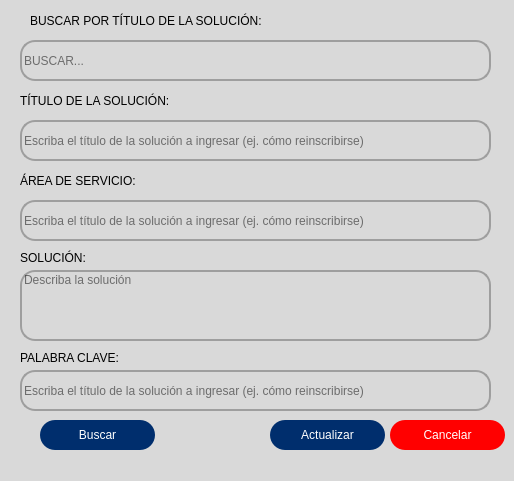
<?xml version="1.0" encoding="UTF-8"?>
<ui version="4.0">
 <class>WindowEditarContenido</class>
 <widget class="QDialog" name="WindowEditarContenido">
  <property name="geometry">
   <rect>
    <x>0</x>
    <y>0</y>
    <width>514</width>
    <height>481</height>
   </rect>
  </property>
  <property name="minimumSize">
   <size>
    <width>514</width>
    <height>481</height>
   </size>
  </property>
  <property name="maximumSize">
   <size>
    <width>514</width>
    <height>481</height>
   </size>
  </property>
  <property name="windowTitle">
   <string>Editar Contenido</string>
  </property>
  <property name="windowIcon">
   <iconset>
    <normaloff>../img/298809902_539628011298194_5839572564237821349_n.png</normaloff>../img/298809902_539628011298194_5839572564237821349_n.png</iconset>
  </property>
  <property name="styleSheet">
   <string notr="true">background-color: rgb(217, 217, 217);</string>
  </property>
  <widget class="QLabel" name="label">
   <property name="geometry">
    <rect>
     <x>20</x>
     <y>90</y>
     <width>201</width>
     <height>21</height>
    </rect>
   </property>
   <property name="styleSheet">
    <string notr="true">font: 75 11.5pt &quot;SansSerif&quot;;</string>
   </property>
   <property name="text">
    <string>TÍTULO DE LA SOLUCIÓN:</string>
   </property>
  </widget>
  <widget class="QLineEdit" name="lineEdit">
   <property name="enabled">
    <bool>true</bool>
   </property>
   <property name="geometry">
    <rect>
     <x>20</x>
     <y>120</y>
     <width>471</width>
     <height>41</height>
    </rect>
   </property>
   <property name="styleSheet">
    <string notr="true">QLineEdit{
	background-color: rgb(217, 217, 217);
	font: 9pt &quot;MS Sans Serif&quot;;
	border: 2px solid rgb(158, 158, 158);
	border-radius: 15px;
	
}</string>
   </property>
   <property name="placeholderText">
    <string>Escriba el título de la solución a ingresar (ej. cómo reinscribirse)</string>
   </property>
  </widget>
  <widget class="QLineEdit" name="lineEdit_3">
   <property name="enabled">
    <bool>true</bool>
   </property>
   <property name="geometry">
    <rect>
     <x>20</x>
     <y>270</y>
     <width>471</width>
     <height>71</height>
    </rect>
   </property>
   <property name="styleSheet">
    <string notr="true">QLineEdit{
	background-color: rgb(217, 217, 217);
	font: 9pt &quot;MS Sans Serif&quot;;
	border: 2px solid rgb(158, 158, 158);
	border-radius: 15px;
	
}</string>
   </property>
   <property name="text">
    <string/>
   </property>
   <property name="alignment">
    <set>Qt::AlignLeading|Qt::AlignLeft|Qt::AlignTop</set>
   </property>
   <property name="placeholderText">
    <string>Describa la solución</string>
   </property>
  </widget>
  <widget class="QLabel" name="label_2">
   <property name="geometry">
    <rect>
     <x>20</x>
     <y>170</y>
     <width>211</width>
     <height>21</height>
    </rect>
   </property>
   <property name="styleSheet">
    <string notr="true">font: 75 11.5pt &quot;SansSerif&quot;;</string>
   </property>
   <property name="text">
    <string>ÁREA DE SERVICIO:</string>
   </property>
  </widget>
  <widget class="QLabel" name="label_3">
   <property name="geometry">
    <rect>
     <x>20</x>
     <y>250</y>
     <width>141</width>
     <height>16</height>
    </rect>
   </property>
   <property name="styleSheet">
    <string notr="true">font: 75 11.5pt &quot;SansSerif&quot;;</string>
   </property>
   <property name="text">
    <string>SOLUCIÓN:</string>
   </property>
  </widget>
  <widget class="QPushButton" name="btn_Nuevo">
   <property name="geometry">
    <rect>
     <x>270</x>
     <y>420</y>
     <width>115</width>
     <height>30</height>
    </rect>
   </property>
   <property name="minimumSize">
    <size>
     <width>0</width>
     <height>30</height>
    </size>
   </property>
   <property name="cursor">
    <cursorShape>PointingHandCursor</cursorShape>
   </property>
   <property name="styleSheet">
    <string notr="true">QPushButton {
	
	font: 14pt &quot;Calibri&quot;;
	color: rgb(255, 255, 255);
	background-color: rgb(0, 46, 109);
	border: 0px solid;
	border-radius:15px;
}
QPushButton:hover {
	background-color: rgb(93, 129, 163);
}


	
	
	
	
</string>
   </property>
   <property name="text">
    <string>Actualizar</string>
   </property>
   <property name="flat">
    <bool>false</bool>
   </property>
  </widget>
  <widget class="QPushButton" name="btn_Eliminar">
   <property name="geometry">
    <rect>
     <x>390</x>
     <y>420</y>
     <width>115</width>
     <height>30</height>
    </rect>
   </property>
   <property name="minimumSize">
    <size>
     <width>0</width>
     <height>30</height>
    </size>
   </property>
   <property name="cursor">
    <cursorShape>PointingHandCursor</cursorShape>
   </property>
   <property name="styleSheet">
    <string notr="true">QPushButton {
	
	font: 14pt &quot;Calibri&quot;;
	
	color: rgb(255, 255, 255);
	
	background-color: rgb(255, 0, 0);
	border: 0px solid;
	border-radius:15px;
}
QPushButton:hover {
	
	background-color: rgb(170, 0, 0);
}


	
	
	
	
</string>
   </property>
   <property name="text">
    <string>Cancelar</string>
   </property>
   <property name="flat">
    <bool>false</bool>
   </property>
  </widget>
  <widget class="QLineEdit" name="lineEdit_2">
   <property name="enabled">
    <bool>true</bool>
   </property>
   <property name="geometry">
    <rect>
     <x>20</x>
     <y>200</y>
     <width>471</width>
     <height>41</height>
    </rect>
   </property>
   <property name="styleSheet">
    <string notr="true">QLineEdit{
	background-color: rgb(217, 217, 217);
	font: 9pt &quot;MS Sans Serif&quot;;
	border: 2px solid rgb(158, 158, 158);
	border-radius: 15px;
	
}</string>
   </property>
   <property name="placeholderText">
    <string>Escriba el título de la solución a ingresar (ej. cómo reinscribirse)</string>
   </property>
  </widget>
  <widget class="QLabel" name="label_4">
   <property name="geometry">
    <rect>
     <x>20</x>
     <y>350</y>
     <width>141</width>
     <height>16</height>
    </rect>
   </property>
   <property name="styleSheet">
    <string notr="true">font: 75 11.5pt &quot;SansSerif&quot;;</string>
   </property>
   <property name="text">
    <string>PALABRA CLAVE:</string>
   </property>
  </widget>
  <widget class="QLineEdit" name="lineEdit_4">
   <property name="enabled">
    <bool>true</bool>
   </property>
   <property name="geometry">
    <rect>
     <x>20</x>
     <y>370</y>
     <width>471</width>
     <height>41</height>
    </rect>
   </property>
   <property name="styleSheet">
    <string notr="true">QLineEdit{
	background-color: rgb(217, 217, 217);
	font: 9pt &quot;MS Sans Serif&quot;;
	border: 2px solid rgb(158, 158, 158);
	border-radius: 15px;
	
}</string>
   </property>
   <property name="placeholderText">
    <string>Escriba el título de la solución a ingresar (ej. cómo reinscribirse)</string>
   </property>
  </widget>
  <widget class="QLabel" name="label_5">
   <property name="geometry">
    <rect>
     <x>30</x>
     <y>10</y>
     <width>291</width>
     <height>21</height>
    </rect>
   </property>
   <property name="styleSheet">
    <string notr="true">font: 75 11.5pt &quot;SansSerif&quot;;</string>
   </property>
   <property name="text">
    <string>BUSCAR POR TÍTULO DE LA SOLUCIÓN:</string>
   </property>
  </widget>
  <widget class="QLineEdit" name="lineEdit_5">
   <property name="enabled">
    <bool>true</bool>
   </property>
   <property name="geometry">
    <rect>
     <x>20</x>
     <y>40</y>
     <width>471</width>
     <height>41</height>
    </rect>
   </property>
   <property name="styleSheet">
    <string notr="true">QLineEdit{
	background-color: rgb(217, 217, 217);
	font: 9pt &quot;MS Sans Serif&quot;;
	border: 2px solid rgb(158, 158, 158);
	border-radius: 15px;
	
}</string>
   </property>
   <property name="placeholderText">
    <string>BUSCAR...</string>
   </property>
  </widget>
  <widget class="QPushButton" name="btn_Nuevo_2">
   <property name="geometry">
    <rect>
     <x>40</x>
     <y>420</y>
     <width>115</width>
     <height>30</height>
    </rect>
   </property>
   <property name="minimumSize">
    <size>
     <width>0</width>
     <height>30</height>
    </size>
   </property>
   <property name="cursor">
    <cursorShape>PointingHandCursor</cursorShape>
   </property>
   <property name="styleSheet">
    <string notr="true">QPushButton {
	
	font: 14pt &quot;Calibri&quot;;
	color: rgb(255, 255, 255);
	background-color: rgb(0, 46, 109);
	border: 0px solid;
	border-radius:15px;
}
QPushButton:hover {
	background-color: rgb(93, 129, 163);
}


	
	
	
	
</string>
   </property>
   <property name="text">
    <string>Buscar</string>
   </property>
   <property name="flat">
    <bool>false</bool>
   </property>
  </widget>
 </widget>
 <resources/>
 <connections>
  <connection>
   <sender>btn_Eliminar</sender>
   <signal>clicked()</signal>
   <receiver>WindowEditarContenido</receiver>
   <slot>close()</slot>
   <hints>
    <hint type="sourcelabel">
     <x>456</x>
     <y>441</y>
    </hint>
    <hint type="destinationlabel">
     <x>502</x>
     <y>480</y>
    </hint>
   </hints>
  </connection>
 </connections>
</ui>
